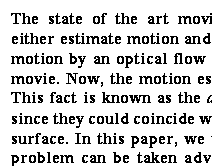
#> input picture ComputerVision/tasks1-2/text.bmp, 212 x 166 px
$ python task1.py   (older library calls are emulated)
#> lines starting #> are read from the running program, lines starting #| are printed output that depends on the picture; after the words box and inside, x2 and y2 are one past the last pixel; in counts of white or black regions, pixels touching at a corner belong together
import cv2
import numpy as np

img = cv2.imread('text.bmp',cv2.CV_LOAD_IMAGE_GRAYSCALE)
#> img: shape (166, 212); values 25 (black) and 229 (white), 82.9% white; black in thin lines or dots, all inside (x1, y1, x2, y2) = (11, 13, 212, 166)

img = cv2.GaussianBlur(img,(7, 7),0)
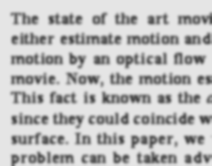
#> img: shape (166, 212); min 70, max 229, mean 194.1

img = cv2.Laplacian(img, 3)
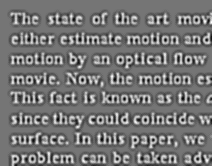
#> img: shape (166, 212) int16; min -47, max 55, mean -0.1; drawn with min black and max white

img = np.array(img * 255, dtype = np.uint8)
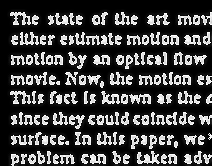
#> img: shape (166, 212); min 0, max 255, mean 63.8
ret,img = cv2.threshold(img,0,255,cv2.THRESH_BINARY+cv2.THRESH_OTSU)
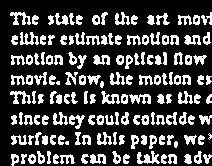
#> img: shape (166, 212); 24.9% white; 146 white regions (3 under 20 px), largest, box (x1, y1, x2, y2) and area: (137, 151, 160, 164) 162, (10, 12, 31, 25) 138, (10, 91, 31, 104) 138
#> ret = 47

cv2.imwrite("detectText.bmp", img)
